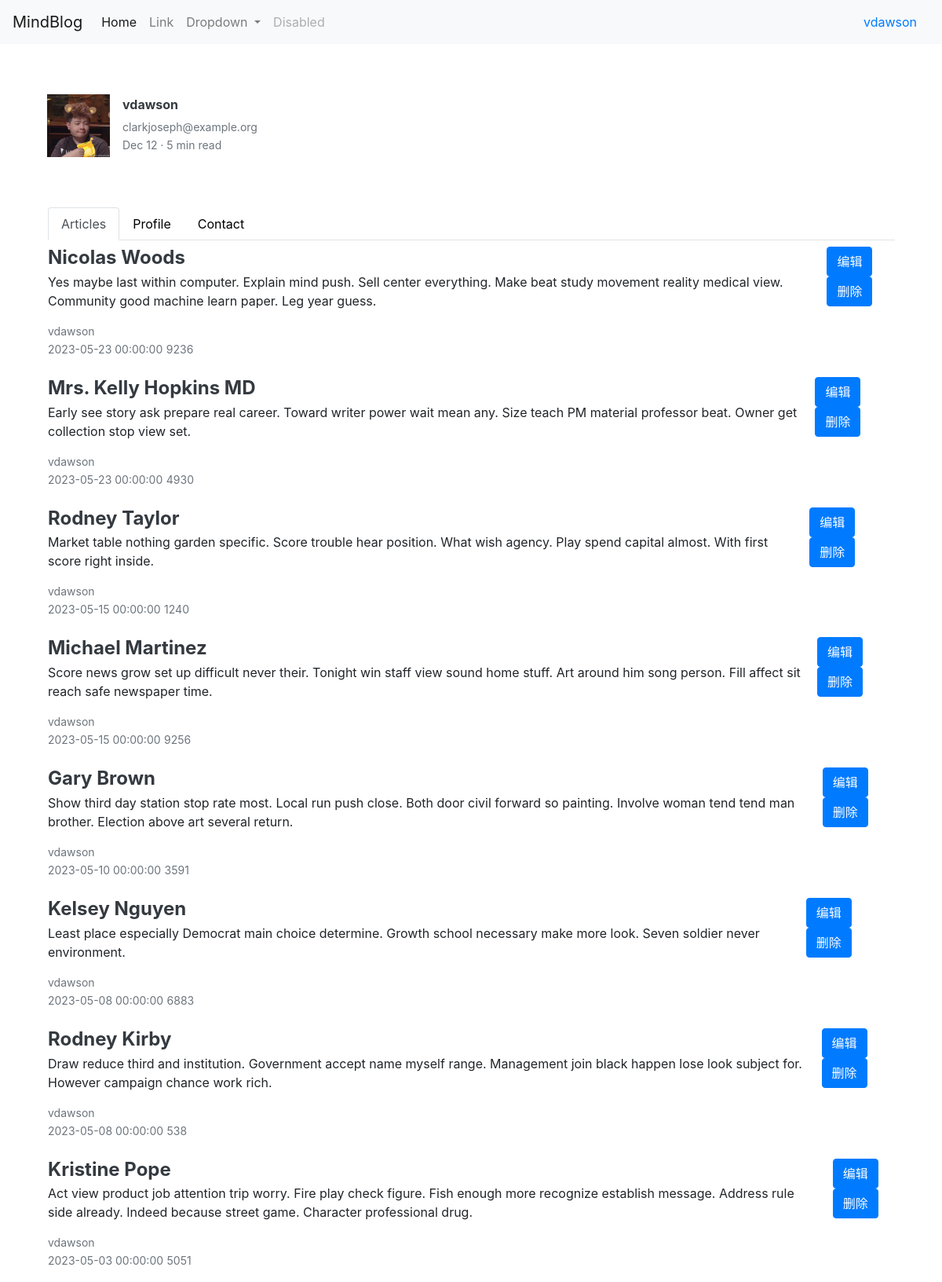
The app's page /112393/space (signed in) with its own data.
### MindBlog/models.py (models this page shows, shortened)
class User(UserMixin,g_db.Model):
    __tablename__ = 'User';
    UserId = g_db.Column(g_db.Integer, primary_key = True);
    UserName = g_db.Column(g_db.String(80), unique = True);
    UserEmail = g_db.Column(g_db.String(30), unique = True);
    UserPassword = g_db.Column(g_db.String(18));
    Articles = g_db.relationship('Article',back_populates='ArticleAuthor')
    role_id = g_db.Column(g_db.Integer,g_db.ForeignKey('Role.id'));
    role = g_db.relationship('Role',back_populates='user');
    @property
    def password(self):
        raise AttributeError('用户密码不可读。');

class Article(g_db.Model):
    __tablename__ = 'Article';
    ArticleId = g_db.Column(g_db.Integer, primary_key = True);
    ArticleTitle = g_db.Column(g_db.String(80));    # 文章标题
    ArticleContent = g_db.Column(g_db.Text);        # 文章内容
    ArticleRead = g_db.Column(g_db.Integer);        # 文章浏览量
    ArticlePostDate = g_db.Column(g_db.DateTime,index=True,default=datetime.utcnow()); # 文章发布时间
    ArticleAuthorId = g_db.Column(g_db.Integer,g_db.ForeignKey('User.UserId'));    # 文章作者ID
    ArticleAuthor = g_db.relationship('User',back_populates='Articles');   # 文章作者
    ArticleComment = g_db.Column(g_db.Text);       # 文章评论

### MindBlog/auth/views.py (the view)
@auth.route('/<id>/space',methods=['GET','POST'])
def space(id):
    posts:Article = Article.query.filter_by(ArticleAuthor = current_user).order_by(Article.ArticlePostDate.desc());
    return render_template('post/postmanage.html',posts=posts);

### MindBlog/__init__.py (called while the page is built)
@login_manager.user_loader
def load_user(id):
    return User.query.get(int(id));

### MindBlog/templates/post/postmanage.html (shortened to what this page needs)
{% extends "base.html" %}
{% block page_content %}
<div class="container pt-3 ml-0 mt-5 pl-">
  <div class="mb-3 d-flex align-items-center">
    <img height="80" src="../static/img/yy.jpg">
    <div class="pl-3">
      <h2 class="mb-2 h6 font-weight-bold">
      <a class="text-dark" href="./article.html">{{ current_user.UserName }}</a>
      </h2>
      <div class="card-text text-muted small">
         {{ current_user.UserEmail }}
      </div>
      <small class="text-muted">Dec 12 · 5 min read</small>
    </div>
  </div>
</div>
<div class="container pt-3 ml-0 mt-5 pl-3">
  <ul class="nav nav-tabs" id="myTab" role="tablist">
    <li class="nav-item" role="presentation">
      <button class="nav-link active" id="home-tab" data-toggle="tab" data-target="#home" type="button" role="tab" aria-controls="home" aria-selected="true">Articles</button>
    </li>
    <li class="nav-item" role="presentation">
      <button class="nav-link" id="profile-tab" data-toggle="tab" data-target="#profile" type="button" role="tab" aria-controls="profile" aria-selected="false">Profile</button>
    </li>
    <li class="nav-item" role="presentation">
      <button class="nav-link" id="contact-tab" data-toggle="tab" data-target="#contact" type="button" role="tab" aria-controls="contact" aria-selected="false">Contact</button>
    </li>
  </ul>
  <div class="tab-content" id="myTabContent">
    <div class="tab-pane fade show active" id="home" role="tabpanel" aria-labelledby="home-tab">
      {% for post in posts%}
      <div class="mb-3 d-flex justify-content-between pt-2">
        <div class="pr-3">
          <h2 class="mb-1 h4 font-weight-bold pl-auto">
            <a class="text-dark" href="{{ url_for('post.checkPost',id=post.ArticleId) }}">{{ post['ArticleTitle'] }}</a>
          </h2>
          <p>{{ post['ArticleContent'] }}</p>
          <div class="card-text text-muted small">
             {{ post['ArticleAuthor'].UserName }}
          </div>
          <small class="text-muted">{{ post['ArticlePostDate'] }}</small>
          <small class="text-muted">{{ post['ArticleRead'] }}</small>
        </div>
        <div>
            <a class="btn btn-primary pr-auto" href="{{ url_for('post.editPost',id=post.ArticleId) }}" role="button">编辑</a>
            <a class="btn btn-primary pr-auto" href="javascript:deletePost({{ post.ArticleId }});" role="button">删除</a>
        </div>
      </div>
      {% endfor %}
    </div>
  </div>
</div>
{% endblock %}

### MindBlog/templates/base.html (shortened to what this page needs)
{% extends "boot_base.html" %}
{% from 'bootstrap4/form.html' import render_form%}
{% from "bootstrap4/form.html" import render_field %}
{% block head %}
{{ super() }}
{% endblock %}
{% block navbar %}
<nav class="navbar navbar-expand-lg navbar-light bg-light">
    <a class="navbar-brand" href="{{ url_for('home.index')}}">MindBlog</a>
    <div class="collapse navbar-collapse" id="navbarSupportedContent">
      <ul class="navbar-nav mr-auto">
        <li class="nav-item active">
          <a class="nav-link" href="{{ url_for('home.index') }}">Home <span class="sr-only">(current)</span></a>
        </li>
        <li class="nav-item">
          <a class="nav-link" href="#">Link</a>
        </li>
        <li class="nav-item dropdown">
          <a class="nav-link dropdown-toggle" href="#" role="button" data-toggle="dropdown" aria-expanded="false">
            Dropdown
          </a>
        </li>
        <li class="nav-item">
          <a class="nav-link disabled">Disabled</a>
        </li>
      </ul>
      <form class="form-inline my-2 my-lg-0">
        {% block loginbutton %}
        {% if current_user.is_authenticated %}
        <li class="nav-item dropdown list-unstyled">
          <a class="nav-link" href="#" role="button" data-toggle="dropdown" aria-expanded="false">
            {{ current_user.UserName }}
          </a>
        </li>
        {% else %}
        <button class="btn btn-outline-success my-2 my-sm-0" type="submit"><a href="{{ url_for('auth.login') }}">登录</a></button>
        {% endif %}
        {% endblock %}
      </form>
    </div>
  </nav>
{% endblock %}
{% block content %}
<div class="container">
    {% block page_content %}{% endblock %}
</div>
{% endblock %}

### records on screen
User: UserName "vdawson", UserEmail "clarkjoseph@example.org"
Article: ArticleTitle "Nicolas Woods", ArticleContent "Yes maybe last within computer. Explain mind push. Sell center everything. Make beat study movement reality medical view. Community good machine learn paper. Leg year guess.", ArticleAuthor.UserName "vdawson", ArticlePostDate "2023-05-23 00:00:00", ArticleRead "9236"
Article: ArticleTitle "Mrs. Kelly Hopkins MD", ArticleContent "Early see story ask prepare real career. Toward writer power wait mean any. Size teach PM material professor beat. Owner get collection stop view set.", ArticleAuthor.UserName "vdawson", ArticlePostDate "2023-05-23 00:00:00", ArticleRead "4930"
Article: ArticleTitle "Rodney Taylor", ArticleContent "Market table nothing garden specific. Score trouble hear position. What wish agency. Play spend capital almost. With first score right inside.", ArticleAuthor.UserName "vdawson", ArticlePostDate "2023-05-15 00:00:00", ArticleRead "1240"
Article: ArticleTitle "Michael Martinez", ArticleContent "Score news grow set up difficult never their. Tonight win staff view sound home stuff. Art around him song person. Fill affect sit reach safe newspaper time.", ArticleAuthor.UserName "vdawson", ArticlePostDate "2023-05-15 00:00:00", ArticleRead "9256"
Article: ArticleTitle "Gary Brown", ArticleContent "Show third day station stop rate most. Local run push close. Both door civil forward so painting. Involve woman tend tend man brother. Election above art several return.", ArticleAuthor.UserName "vdawson", ArticlePostDate "2023-05-10 00:00:00", ArticleRead "3591"
Article: ArticleTitle "Kelsey Nguyen", ArticleContent "Least place especially Democrat main choice determine. Growth school necessary make more look. Seven soldier never environment.", ArticleAuthor.UserName "vdawson", ArticlePostDate "2023-05-08 00:00:00", ArticleRead "6883"
Article: ArticleTitle "Rodney Kirby", ArticleContent "Draw reduce third and institution. Government accept name myself range. Management join black happen lose look subject for. However campaign chance work rich.", ArticleAuthor.UserName "vdawson", ArticlePostDate "2023-05-08 00:00:00", ArticleRead "538"
Article: ArticleTitle "Kristine Pope", ArticleContent "Act view product job attention trip worry. Fire play check figure. Fish enough more recognize establish message. Address rule side already. Indeed because street game. Character professional drug.", ArticleAuthor.UserName "vdawson", ArticlePostDate "2023-05-03 00:00:00", ArticleRead "5051"
